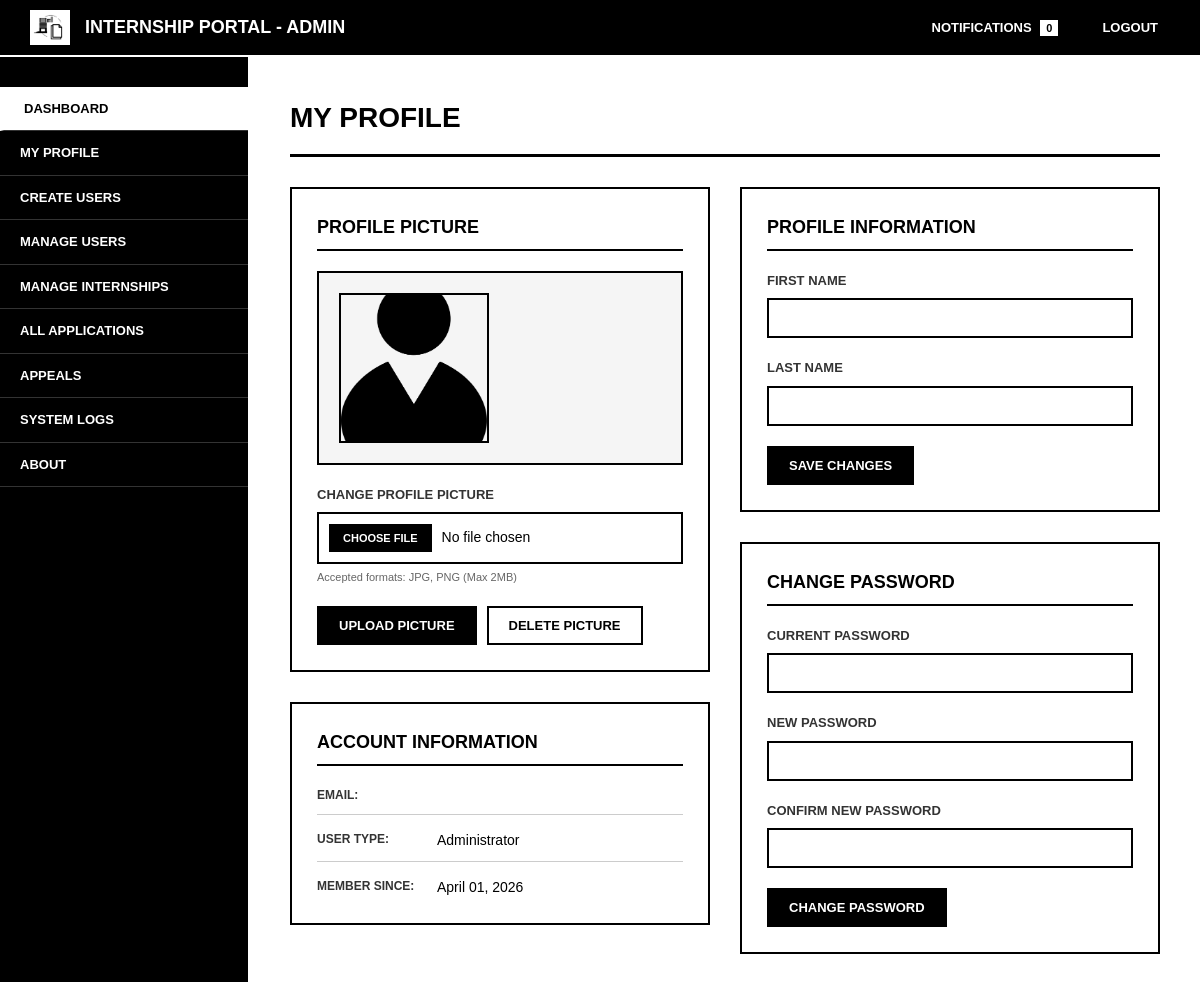
Before: /superadmin/profile.php (signed in) with the older database file.
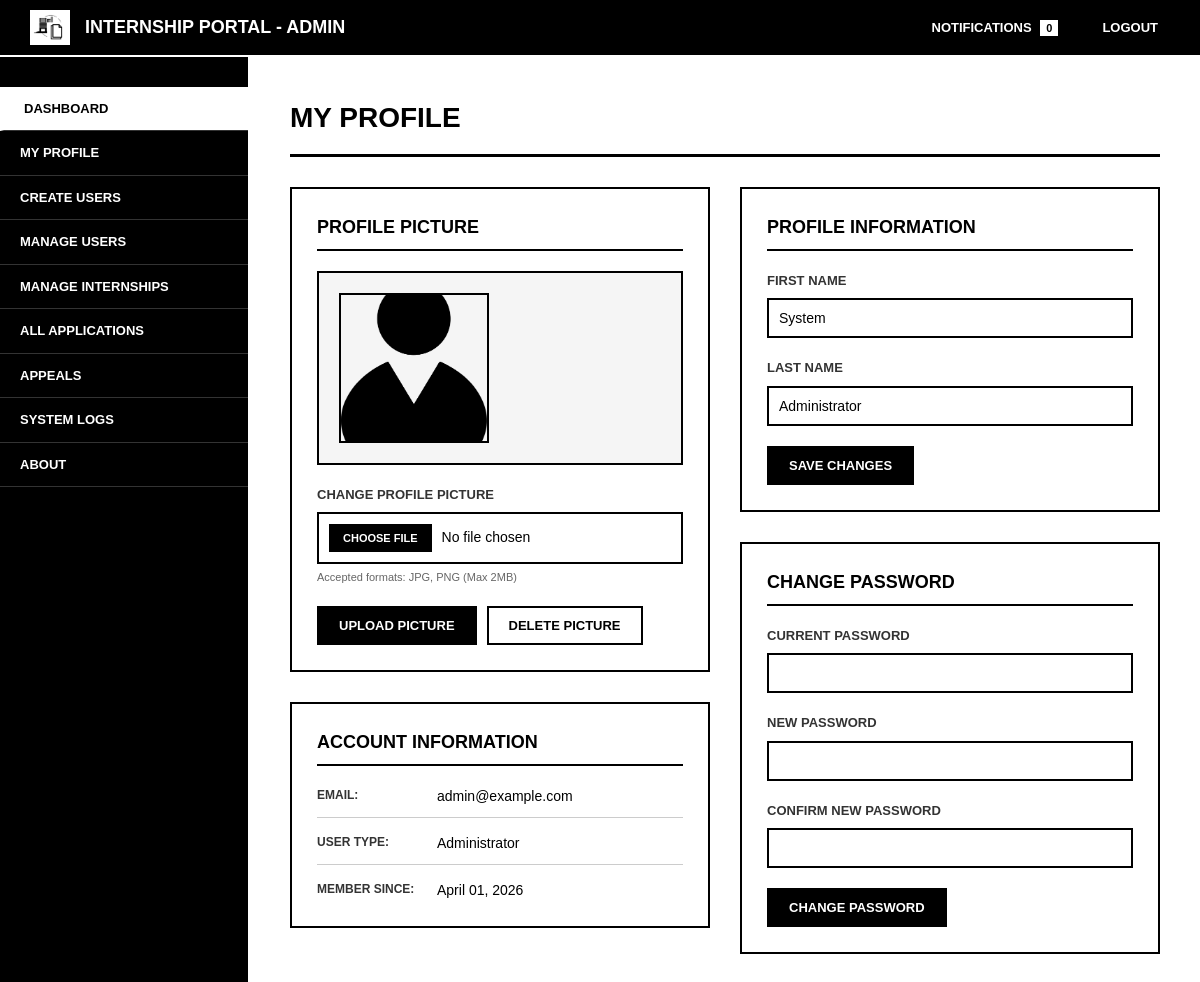
After: the same page with the newer database file.
### tables this page shows
CREATE TABLE `admin_profiles` (
  `admin_id` int(11) NOT NULL,
  `user_id` int(11) NOT NULL,
  `admin_fname` varchar(100) NOT NULL,
  `admin_lname` varchar(100) NOT NULL,
  `profile_image` varchar(255) DEFAULT 'default.png',
  `created_at` timestamp NOT NULL DEFAULT current_timestamp(),
  `updated_at` timestamp NOT NULL DEFAULT current_timestamp() ON UPDATE current_timestamp()
);

CREATE TABLE `users` (
  `user_id` int(11) NOT NULL,
  `email` varchar(255) NOT NULL,
  `password_hash` varchar(255) DEFAULT NULL,
  `user_type` enum('admin','staff','intern','superadmin') NOT NULL,
  `verified` tinyint(1) DEFAULT 0,
  `created_at` timestamp NOT NULL DEFAULT current_timestamp(),
  `updated_at` timestamp NOT NULL DEFAULT current_timestamp() ON UPDATE current_timestamp(),
  `first_login` tinyint(1) DEFAULT 1,
  `reset_token` varchar(255) DEFAULT NULL,
  `token_expiry` datetime DEFAULT NULL,
  `status` enum('active','banned','suspended') DEFAULT 'active'
);

### includes/functions.php (called while the page is built, shortened)
<?php
function isSuperAdminUser($userType = null) {
    $userType = $userType ?? ($_SESSION['user_type'] ?? null);
    return $userType === 'superadmin';
}
function getAdminAreaLabel() {
    return isSuperAdminUser() ? 'Super Admin' : 'Admin';
}
?>

### superadmin/profile.php (the view, shortened to what the changed rows need)
<?php
require_once '../includes/functions.php';
$panelLabel = getAdminAreaLabel();
$user_id = $_SESSION['user_id'];
$stmt = $pdo->prepare("
    SELECT ap.*, u.email
    FROM admin_profiles ap
    JOIN users u ON ap.user_id = u.user_id
    WHERE ap.user_id = ?
");
$stmt->execute([$user_id]);
$admin = $stmt->fetch();
if (!$admin) {
    $stmt = $pdo->prepare("
        SELECT ap.*, u.email
        FROM admin_profiles ap
        JOIN users u ON ap.user_id = u.user_id
        WHERE ap.user_id = ?
    ");
    $stmt->execute([$user_id]);
    $admin = $stmt->fetch();
}
?>
<!DOCTYPE html>
<html>
<head>
    <link rel="stylesheet" href="../assets/css/admin_profile.css">
    <link rel="stylesheet" href="../assets/css/logout_modal.css">
    <link rel="stylesheet" href="../assets/css/responsive.css">
</head>
<body>
    <div class="topnav">
        <div class="logo-section">
            <h2>Internship Portal - <?= htmlspecialchars($panelLabel) ?></h2>
        </div>
    </div>
    <div class="wrapper">
    <div class="main-content">
        <h2>My Profile</h2>
        <div class="row">
            <div>
                <div class="form-section">
                    <div class="info-field">
                        <span class="info-label">Email:</span>
                        <span class="info-value"><?= htmlspecialchars($admin['email']) ?></span>
                    </div>
                </div>
            </div>
            <div>
                <div class="form-section">
            <form method="POST">
                        <div class="form-group">
                            <label for="admin_fname">First Name</label>
                            <input type="text" id="admin_fname" name="admin_fname" value="<?= htmlspecialchars($admin['admin_fname'] ?? '') ?>" required>
                        </div>
                        <div class="form-group">
                            <label for="admin_lname">Last Name</label>
                            <input type="text" id="admin_lname" name="admin_lname" value="<?= htmlspecialchars($admin['admin_lname'] ?? '') ?>" required>
                        </div>
                    </form>
                </div>
            </div>
        </div>
    </div>
</body>
</html>

Changed rows visible on the page:
added admin_profiles: user.email "admin@example.com", admin_fname "System", admin_lname "Administrator"
